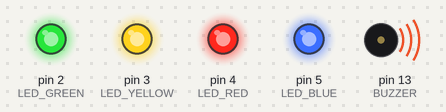
A sketch run on a simulated Arduino Uno, built with avr-gcc and run on an emulated ATmega328P. Parts: output pins drawn as LEDs (lit = HIGH), buzzer (waves = sounding). Random numbers use the default seed unless the sketch sets one.

Above: at 0.8 s.
At 2.3 s:
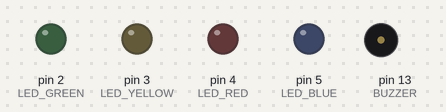
At 3.8 s:
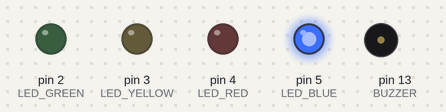
At 6.8 s:
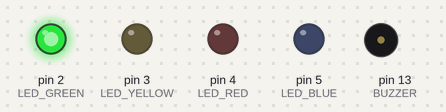
At 13.8 s:
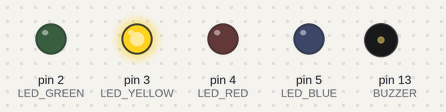
At 31.8 s:
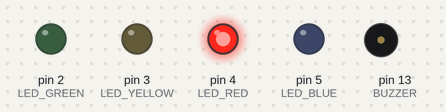
Timing chart, 0 to 40.0 s (numbered marks = the images above):
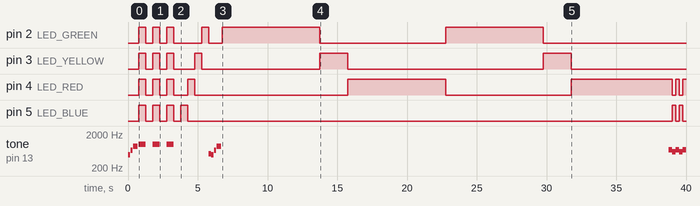

The sketch:

LEDmario.ino
```cpp
#include "pitches.h"

// Define LED and Buzzer pins
const int LED_GREEN = 2;
const int LED_YELLOW = 3;
const int LED_RED = 4;
const int LED_BLUE = 5;
const int BUZZER = 13;

// Morse code for "NUMBAT"
String morseCode = "-. ..- -- -... .- -";

void setup() {
  pinMode(LED_GREEN, OUTPUT);
  pinMode(LED_YELLOW, OUTPUT);
  pinMode(LED_RED, OUTPUT);
  pinMode(LED_BLUE, OUTPUT);
  pinMode(BUZZER, OUTPUT);

  // Pac-Man intro sound at boot up
  playPacManIntro();

  // Start-up sequence
  for (int i = 0; i < 3; i++) {
    digitalWrite(LED_GREEN, HIGH);
    digitalWrite(LED_YELLOW, HIGH);
    digitalWrite(LED_RED, HIGH);
    digitalWrite(LED_BLUE, HIGH);
    tone(BUZZER, 1000, 500); // Buzzer on
    delay(500);
    digitalWrite(LED_GREEN, LOW);
    digitalWrite(LED_YELLOW, LOW);
    digitalWrite(LED_RED, LOW);
    digitalWrite(LED_BLUE, LOW);
    noTone(BUZZER);
    delay(500);
  }

  // Loading bar effect
  int leds[] = {LED_BLUE, LED_RED, LED_YELLOW, LED_GREEN};
  for (int i = 0; i < 4; i++) {
    digitalWrite(leds[i], HIGH);
    delay(500);
    digitalWrite(leds[i], LOW);
  }
  tone(BUZZER, 523, 200); // C5 note, completion sound
  delay(200);
  noTone(BUZZER);
}

void loop() {
  // Pac-Man intro sound at the start of each loop
  playPacManIntro();

  trafficLightSequence();
  policeCarEffect();
  heartbeatSequence();
  playMorseCode(); // Morse code moved after heartbeat
  ledDanceSequence();
  delay(5000); // Delay before repeating the loop
}

void playPacManIntro() {
  int melody[] = {NOTE_B4, NOTE_E5, NOTE_A5};
  int durations[] = {150, 150, 300};
  for (int i = 0; i < 3; i++) {
    tone(BUZZER, melody[i], durations[i]);
    delay(durations[i] * 1.3);
    noTone(BUZZER);
  }
}

void trafficLightSequence() {
  for (int i = 0; i < 2; i++) {
    digitalWrite(LED_GREEN, HIGH);
    delay(7000);
    digitalWrite(LED_GREEN, LOW);

    digitalWrite(LED_YELLOW, HIGH);
    delay(2000);
    digitalWrite(LED_YELLOW, LOW);

    digitalWrite(LED_RED, HIGH);
    delay(7000);
    digitalWrite(LED_RED, LOW);
  }
}

void policeCarEffect() {
  for (int i = 0; i < 24; i++) {
    digitalWrite(LED_RED, HIGH);
    tone(BUZZER, 700, 250);
    delay(250);
    digitalWrite(LED_RED, LOW);
    noTone(BUZZER);

    digitalWrite(LED_BLUE, HIGH);
    tone(BUZZER, 600, 250);
    delay(250);
    digitalWrite(LED_BLUE, LOW);
    noTone(BUZZER);
  }
}

void heartbeatSequence() {
  for (int i = 0; i < 20; i++) {
    digitalWrite(LED_BLUE, HIGH);
    tone(BUZZER, 659, 100); // First deeper beep
    delay(100);
    tone(BUZZER, 784, 100); // Second less deep beep
    delay(100);
    digitalWrite(LED_BLUE, LOW);
    noTone(BUZZER);
    delay(800);
  }
}

void ledDanceSequence() {
  playMarioTheme();
  unsigned long startTime = millis();
  while (millis() - startTime < 60000) {
    int ledPin = random(LED_GREEN, LED_BLUE + 1);
    digitalWrite(ledPin, HIGH);
    delay(300);
    digitalWrite(ledPin, LOW);
    delay(300);
  }
}

void playMarioTheme() {
  // Extended Super Mario theme melody
  int melody[] = {
    NOTE_E7, NOTE_E7, 0, NOTE_E7, 0, NOTE_C7, NOTE_E7, 0, NOTE_G7, 0, 0, 0,
    NOTE_G6, 0, 0, 0, NOTE_C7, 0, 0, NOTE_G6, 0, 0, NOTE_E6, 0, 0, NOTE_A6, 0,
    NOTE_B6, 0, NOTE_AS6, NOTE_A6, 0, NOTE_G6, NOTE_E7, NOTE_G7, NOTE_A7, 0,
    NOTE_F7, NOTE_G7, 0, NOTE_E7, 0, NOTE_C7, NOTE_D7, NOTE_B6, 0, 0
  };
  int durations[] = {
    150, 150, 150, 150, 150, 150, 150, 150, 150, 150, 150, 150,
    150, 150, 150, 150, 150, 150, 150, 150, 150, 150, 150, 150,
    150, 150, 150, 150, 150, 150, 150, 150, 150, 150, 150, 150,
    150, 150, 150, 150, 150, 150, 150, 150, 150, 150
  };
  for (int i = 0; i < sizeof(melody)/sizeof(int); i++) {
    if (melody[i] != 0) {
      tone(BUZZER, melody[i], durations[i]);
    }
    delay(durations[i] * 1.3);
    noTone(BUZZER);
  }
}

void playMorseCode() {
  for (int i = 0; i < morseCode.length(); i++) {
    if (morseCode[i] == '.') {
      digitalWrite(LED_BUILTIN, HIGH);
      tone(BUZZER, 700, 200);  // Using police siren sound for Morse code
      delay(200);
      digitalWrite(LED_BUILTIN, LOW);
      noTone(BUZZER);
    } else if (morseCode[i] == '-') {
      digitalWrite(LED_BUILTIN, HIGH);
      tone(BUZZER, 600, 600);  // Using police siren sound for Morse code
      delay(600);
      digitalWrite(LED_BUILTIN, LOW);
      noTone(BUZZER);
    } else if (morseCode[i] == ' ') {
      delay(600); // Space between letters
    }
  }
  delay(2000); // Space between repetitions
}
```

Measured:
- by itself, pin 2 (LED_GREEN): HIGH → LOW at 1.3 s, → HIGH 0.50 s later, → LOW 0.50 s later, → HIGH 0.50 s later, … (11 changes in this stretch)
- by itself, pin 3 (LED_YELLOW): HIGH → LOW at 1.3 s, → HIGH 0.50 s later, → LOW 0.50 s later, → HIGH 0.50 s later, … (11 changes in this stretch)
- by itself, pin 4 (LED_RED): HIGH → LOW at 1.3 s, → HIGH 0.50 s later, → LOW 0.50 s later, → HIGH 0.50 s later, … (14 changes in this stretch)
- by itself, pin 5 (LED_BLUE): goes 3 × (LOW 0.50 s, HIGH 0.50 s), LOW 34.7 s, HIGH 0.25 s, LOW 0.25 s, HIGH 0.25 s, then LOW
- by itself, tone on pin 13 (BUZZER): plays 494 Hz for 0.15 s, 659 Hz for 0.15 s, 880 Hz for 0.30 s, 1000 Hz for 0.50 s, 1000 Hz for 0.50 s, 1000 Hz for 0.50 s … (15 notes in this stretch)
